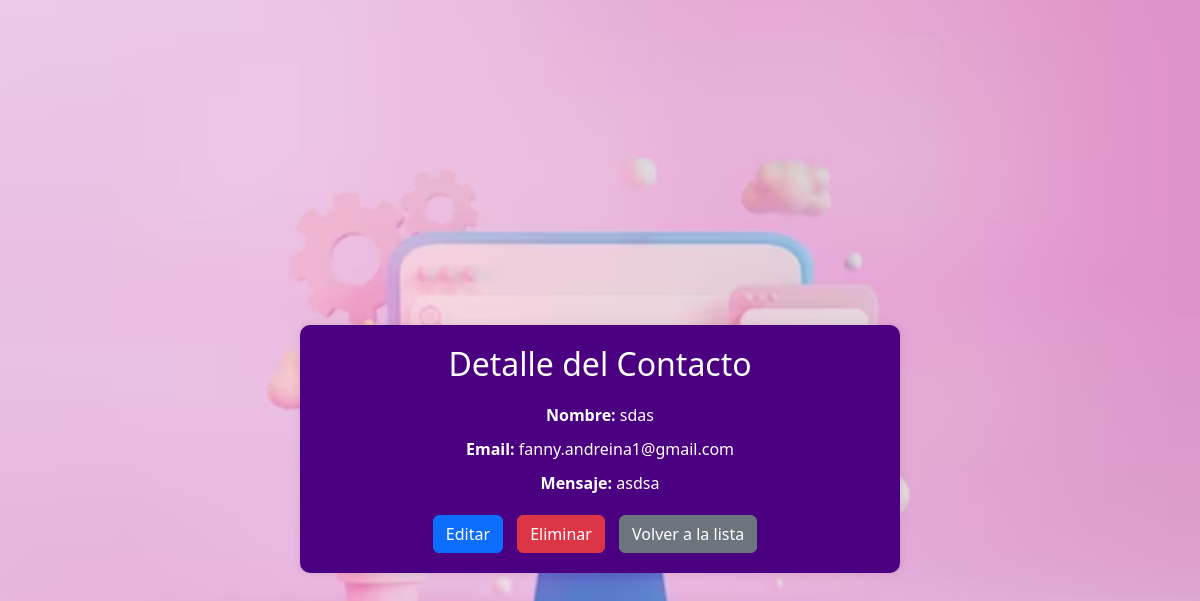
Page /contacto/2/ (signed in) on the committed database.
### portafolio/models.py (models this page shows, shortened)
class Contacto(models.Model):
    nombre = models.CharField(max_length=100)
    email = models.EmailField()
    mensaje = models.TextField()  # Campo para el mensaje original
    mensaje_cifrado = models.TextField(default='')  # Campo para almacenar el mensaje cifrado
    fecha = models.DateTimeField(auto_now_add=True)  # Añade el campo de fecha

### portafolio/views.py (the view)
# urls.py: path('contacto/<int:pk>/', views.contacto_detalle, name='contacto_detalle'),
@login_required
def contacto_detalle(request, pk):
    contacto = get_object_or_404(Contacto, pk=pk)
    return render(request, 'myportfolio/contacto_detalle.html', {'contacto': contacto})

### portafolio/templates/myportfolio/contacto_detalle.html (shortened to what this page needs)
{% extends 'base_generic.html' %}
{% block content %}
<div class="container mt-5">
  <div class="contact-detail-container">
    <h2>Detalle del Contacto</h2>
    <p><strong>Nombre:</strong> {{ contacto.nombre }}</p>
    <p><strong>Email:</strong> {{ contacto.email }}</p>
    <p><strong>Mensaje:</strong> {{ contacto.mensaje }}</p>
    <a href="{% url 'contacto_editar' contacto.pk %}" class="btn btn-primary">Editar</a>
    <form method="POST" action="{% url 'contacto_eliminar' contacto.pk %}" style="display:inline;">
      <button type="submit" class="btn btn-danger">Eliminar</button>
    </form>
    <a href="{% url 'contacto_lista' %}" class="btn btn-secondary">Volver a la lista</a>
  </div>
</div>
{% endblock %}

### portafolio/templates/base_generic.html (style rules this page uses)
body { background-image: url('/static/images/fondo.png'); background-size: cover; background-position: center; background-repeat: no-repeat; color: white; min-height: 100vh; display: flex; justify-content: center; align-items: center; margin: 0; padding: 0; }

### portafolio/templates/myportfolio/contacto_detalle.html (style rules this page uses)
.contact-detail-container { background-color: #4b0082; padding: 20px; border-radius: 10px; box-shadow: 0 0 10px rgba(0, 0, 0, 0.1); margin: 0 auto; max-width: 600px; margin-top: 50px; color: #fff; text-align: center; }
.contact-detail-container h2 { margin-bottom: 20px; }
.contact-detail-container p { margin-bottom: 10px; }
.contact-detail-container .btn { margin-top: 10px; margin-right: 10px; }

### rows in the picture
Contacto: nombre "sdas", email "fanny.andreina1@gmail.com", mensaje "asdsa"
